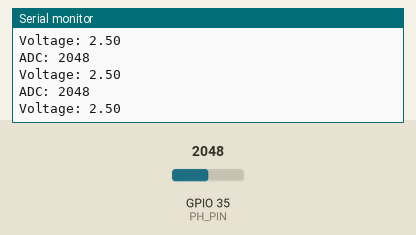
This sketch was run on a simulated ESP32. On the bench: the last lines printed to the serial monitor. The inputs (shaded band) are chosen by the test bench; at power-on: GPIO 35 (PH_PIN) = 2048.

Above: at 1.2 s.
1.3 s: GPIO 35 (PH_PIN) set to 2866
At 1.71 s:
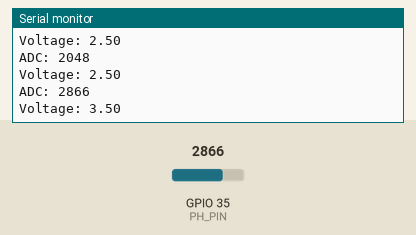
2.8 s: GPIO 35 (PH_PIN) set to 3603
At 2.91 s:
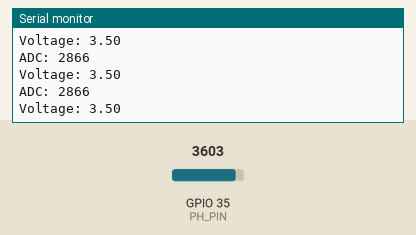
Timing chart, 0 to 5.8 s (numbered marks = the images above; inputs shaded):
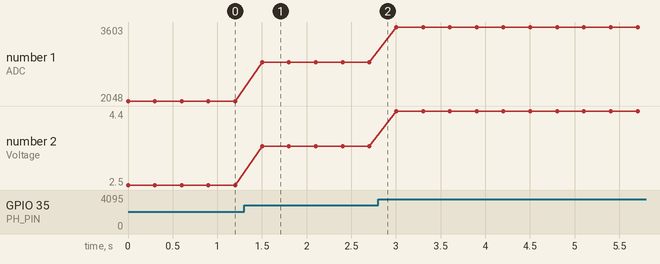

The sketch:

ph4502c-calibration.ino
```cpp
#define PH_PIN 35
#define ADC_RESOLUTION 4095.0f
#define VOLTAGE 5.0f

void setup() {
    Serial.begin(9600);
}

void loop() {
  int val = analogRead(PH_PIN);
  Serial.println("ADC: " + String(val));
  float voltage = val * (VOLTAGE / ADC_RESOLUTION);

  Serial.println("Voltage: " + String(voltage));
  delay(300);
}
```

Measured:
- after the input at 1.3 s, the serial monitor: prints a new line after 0.20 s (image 1)
- plotted number 1: 2048 → 2866 after the input at 1.3 s, 2866 → 3603 after the input at 2.8 s
- plotted number 2: 2.5 → 3.5 after the input at 1.3 s, 3.5 → 4.4 after the input at 2.8 s
